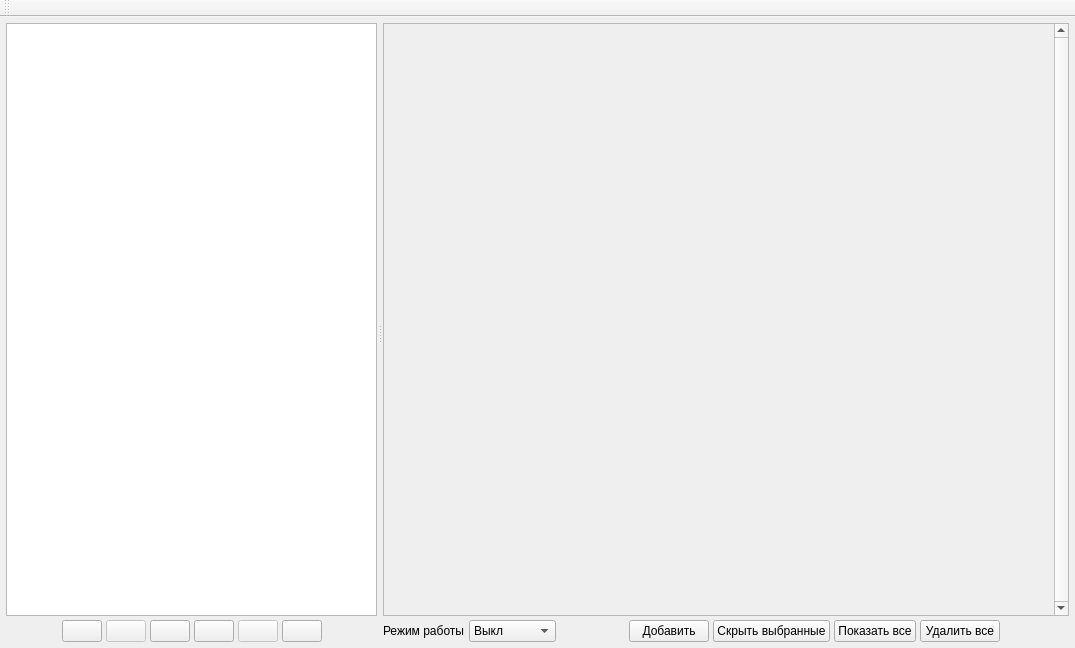
<?xml version="1.0" encoding="UTF-8"?>
<ui version="4.0">
 <class>MainWindow</class>
 <widget class="QMainWindow" name="MainWindow">
  <property name="geometry">
   <rect>
    <x>0</x>
    <y>0</y>
    <width>1075</width>
    <height>648</height>
   </rect>
  </property>
  <property name="windowTitle">
   <string/>
  </property>
  <widget class="QWidget" name="centralWidget">
   <layout class="QGridLayout" name="gridLayout_4">
    <property name="leftMargin">
     <number>4</number>
    </property>
    <property name="topMargin">
     <number>4</number>
    </property>
    <property name="rightMargin">
     <number>4</number>
    </property>
    <property name="bottomMargin">
     <number>4</number>
    </property>
    <property name="spacing">
     <number>4</number>
    </property>
    <item row="0" column="0">
     <widget class="QSplitter" name="splitterMain">
      <property name="orientation">
       <enum>Qt::Orientation::Horizontal</enum>
      </property>
      <property name="handleWidth">
       <number>2</number>
      </property>
      <widget class="QWidget" name="msg_wgt" native="true">
       <layout class="QHBoxLayout" name="horizontalLayout_2">
        <property name="spacing">
         <number>2</number>
        </property>
        <property name="leftMargin">
         <number>2</number>
        </property>
        <property name="topMargin">
         <number>2</number>
        </property>
        <property name="rightMargin">
         <number>2</number>
        </property>
        <property name="bottomMargin">
         <number>2</number>
        </property>
        <item>
         <layout class="QVBoxLayout" name="verticalLayout2">
          <property name="spacing">
           <number>4</number>
          </property>
          <item>
           <widget class="QPlainTextEdit" name="text_msg">
            <property name="font">
             <font>
              <family>Consolas</family>
             </font>
            </property>
            <property name="undoRedoEnabled">
             <bool>false</bool>
            </property>
            <property name="lineWrapMode">
             <enum>QPlainTextEdit::LineWrapMode::NoWrap</enum>
            </property>
            <property name="readOnly">
             <bool>true</bool>
            </property>
           </widget>
          </item>
          <item>
           <layout class="QHBoxLayout" name="btn_layout">
            <property name="spacing">
             <number>4</number>
            </property>
            <item>
             <spacer name="horizontalSpacer3">
              <property name="orientation">
               <enum>Qt::Orientation::Horizontal</enum>
              </property>
              <property name="sizeHint" stdset="0">
               <size>
                <width>40</width>
                <height>20</height>
               </size>
              </property>
             </spacer>
            </item>
            <item>
             <widget class="QPushButton" name="start_msg_btn">
              <property name="toolTip">
               <string>Начать прием сообщений</string>
              </property>
              <property name="text">
               <string/>
              </property>
              <property name="icon">
               <iconset resource="../images.qrc">
                <normaloff>:/images/play.png</normaloff>:/images/play.png</iconset>
              </property>
             </widget>
            </item>
            <item>
             <widget class="QPushButton" name="stop_msg_btn">
              <property name="enabled">
               <bool>false</bool>
              </property>
              <property name="toolTip">
               <string>Остановить прием сообщений</string>
              </property>
              <property name="text">
               <string/>
              </property>
              <property name="icon">
               <iconset resource="../images.qrc">
                <normaloff>:/images/stop.png</normaloff>:/images/stop.png</iconset>
              </property>
             </widget>
            </item>
            <item>
             <widget class="QPushButton" name="save_all_msg_btn">
              <property name="toolTip">
               <string>Записать все сообщения в файл</string>
              </property>
              <property name="text">
               <string/>
              </property>
              <property name="icon">
               <iconset resource="../images.qrc">
                <normaloff>:/images/floppy.png</normaloff>:/images/floppy.png</iconset>
              </property>
             </widget>
            </item>
            <item>
             <widget class="QPushButton" name="start_record_msg_btn">
              <property name="enabled">
               <bool>true</bool>
              </property>
              <property name="toolTip">
               <string>Начать запись сообщений в файл</string>
              </property>
              <property name="text">
               <string/>
              </property>
              <property name="icon">
               <iconset resource="../images.qrc">
                <normaloff>:/images/record.png</normaloff>:/images/record.png</iconset>
              </property>
             </widget>
            </item>
            <item>
             <widget class="QPushButton" name="stop_record_msg_btn">
              <property name="enabled">
               <bool>false</bool>
              </property>
              <property name="toolTip">
               <string>Остановить запись сообщений в файл</string>
              </property>
              <property name="text">
               <string/>
              </property>
              <property name="icon">
               <iconset resource="../images.qrc">
                <normaloff>:/images/record_stop.png</normaloff>:/images/record_stop.png</iconset>
              </property>
             </widget>
            </item>
            <item>
             <widget class="QPushButton" name="clear_wnd_msg_btn">
              <property name="toolTip">
               <string>Очистить окно сообщений</string>
              </property>
              <property name="text">
               <string/>
              </property>
              <property name="icon">
               <iconset resource="../images.qrc">
                <normaloff>:/images/clearing.png</normaloff>:/images/clearing.png</iconset>
              </property>
             </widget>
            </item>
            <item>
             <spacer name="horizontalSpacer4">
              <property name="orientation">
               <enum>Qt::Orientation::Horizontal</enum>
              </property>
              <property name="sizeHint" stdset="0">
               <size>
                <width>40</width>
                <height>20</height>
               </size>
              </property>
             </spacer>
            </item>
           </layout>
          </item>
         </layout>
        </item>
       </layout>
      </widget>
      <widget class="QWidget" name="answerWidget" native="true">
       <layout class="QGridLayout" name="gridLayout">
        <property name="leftMargin">
         <number>2</number>
        </property>
        <property name="topMargin">
         <number>2</number>
        </property>
        <property name="rightMargin">
         <number>2</number>
        </property>
        <property name="bottomMargin">
         <number>2</number>
        </property>
        <property name="horizontalSpacing">
         <number>2</number>
        </property>
        <property name="verticalSpacing">
         <number>4</number>
        </property>
        <item row="0" column="0">
         <widget class="QScrollArea" name="scrollArea">
          <property name="verticalScrollBarPolicy">
           <enum>Qt::ScrollBarPolicy::ScrollBarAlwaysOn</enum>
          </property>
          <property name="widgetResizable">
           <bool>true</bool>
          </property>
          <widget class="QWidget" name="scrollAreaWidgetContents">
           <property name="geometry">
            <rect>
             <x>0</x>
             <y>0</y>
             <width>671</width>
             <height>592</height>
            </rect>
           </property>
           <layout class="QGridLayout" name="gridLayout_2">
            <property name="leftMargin">
             <number>0</number>
            </property>
            <property name="topMargin">
             <number>0</number>
            </property>
            <property name="rightMargin">
             <number>0</number>
            </property>
            <property name="bottomMargin">
             <number>0</number>
            </property>
            <property name="spacing">
             <number>0</number>
            </property>
            <item row="0" column="0">
             <widget class="QWidget" name="answer_obj_wgt" native="true">
              <layout class="QGridLayout" name="gridLayout_3">
               <property name="leftMargin">
                <number>2</number>
               </property>
               <property name="topMargin">
                <number>2</number>
               </property>
               <property name="rightMargin">
                <number>2</number>
               </property>
               <property name="bottomMargin">
                <number>2</number>
               </property>
               <property name="spacing">
                <number>0</number>
               </property>
               <item row="0" column="0">
                <layout class="QVBoxLayout" name="answer_obj_layout">
                 <property name="spacing">
                  <number>0</number>
                 </property>
                 <item>
                  <spacer name="verticalSpacer">
                   <property name="orientation">
                    <enum>Qt::Orientation::Vertical</enum>
                   </property>
                   <property name="sizeHint" stdset="0">
                    <size>
                     <width>20</width>
                     <height>40</height>
                    </size>
                   </property>
                  </spacer>
                 </item>
                </layout>
               </item>
              </layout>
             </widget>
            </item>
           </layout>
          </widget>
         </widget>
        </item>
        <item row="1" column="0">
         <layout class="QHBoxLayout" name="horizontalLayout">
          <property name="spacing">
           <number>4</number>
          </property>
          <item>
           <widget class="QLabel" name="mode_lbl">
            <property name="text">
             <string>Режим работы</string>
            </property>
           </widget>
          </item>
          <item>
           <widget class="QComboBox" name="mode_cbox">
            <property name="sizePolicy">
             <sizepolicy hsizetype="Fixed" vsizetype="Fixed">
              <horstretch>0</horstretch>
              <verstretch>0</verstretch>
             </sizepolicy>
            </property>
            <property name="minimumSize">
             <size>
              <width>80</width>
              <height>0</height>
             </size>
            </property>
            <item>
             <property name="text">
              <string>Выкл</string>
             </property>
            </item>
            <item>
             <property name="text">
              <string>Эмулятор</string>
             </property>
            </item>
            <item>
             <property name="text">
              <string>Монитор</string>
             </property>
            </item>
           </widget>
          </item>
          <item>
           <spacer name="horizontalSpacer1">
            <property name="orientation">
             <enum>Qt::Orientation::Horizontal</enum>
            </property>
            <property name="sizeHint" stdset="0">
             <size>
              <width>40</width>
              <height>20</height>
             </size>
            </property>
           </spacer>
          </item>
          <item>
           <widget class="QPushButton" name="add_answer_obj_btn">
            <property name="text">
             <string>Добавить</string>
            </property>
           </widget>
          </item>
          <item>
           <widget class="QPushButton" name="hide_answer_obj_btn">
            <property name="text">
             <string>Скрыть выбранные</string>
            </property>
           </widget>
          </item>
          <item>
           <widget class="QPushButton" name="show_all_answer_obj_btn">
            <property name="text">
             <string>Показать все</string>
            </property>
           </widget>
          </item>
          <item>
           <widget class="QPushButton" name="del_all_answer_obj_btn">
            <property name="text">
             <string>Удалить все</string>
            </property>
           </widget>
          </item>
          <item>
           <spacer name="horizontalSpacer2">
            <property name="orientation">
             <enum>Qt::Orientation::Horizontal</enum>
            </property>
            <property name="sizeHint" stdset="0">
             <size>
              <width>40</width>
              <height>20</height>
             </size>
            </property>
           </spacer>
          </item>
         </layout>
        </item>
       </layout>
      </widget>
     </widget>
    </item>
   </layout>
  </widget>
  <widget class="QToolBar" name="toolBar">
   <property name="windowTitle">
    <string>toolBar</string>
   </property>
   <attribute name="toolBarArea">
    <enum>TopToolBarArea</enum>
   </attribute>
   <attribute name="toolBarBreak">
    <bool>false</bool>
   </attribute>
  </widget>
 </widget>
 <resources>
  <include location="../images.qrc"/>
 </resources>
 <connections/>
</ui>
